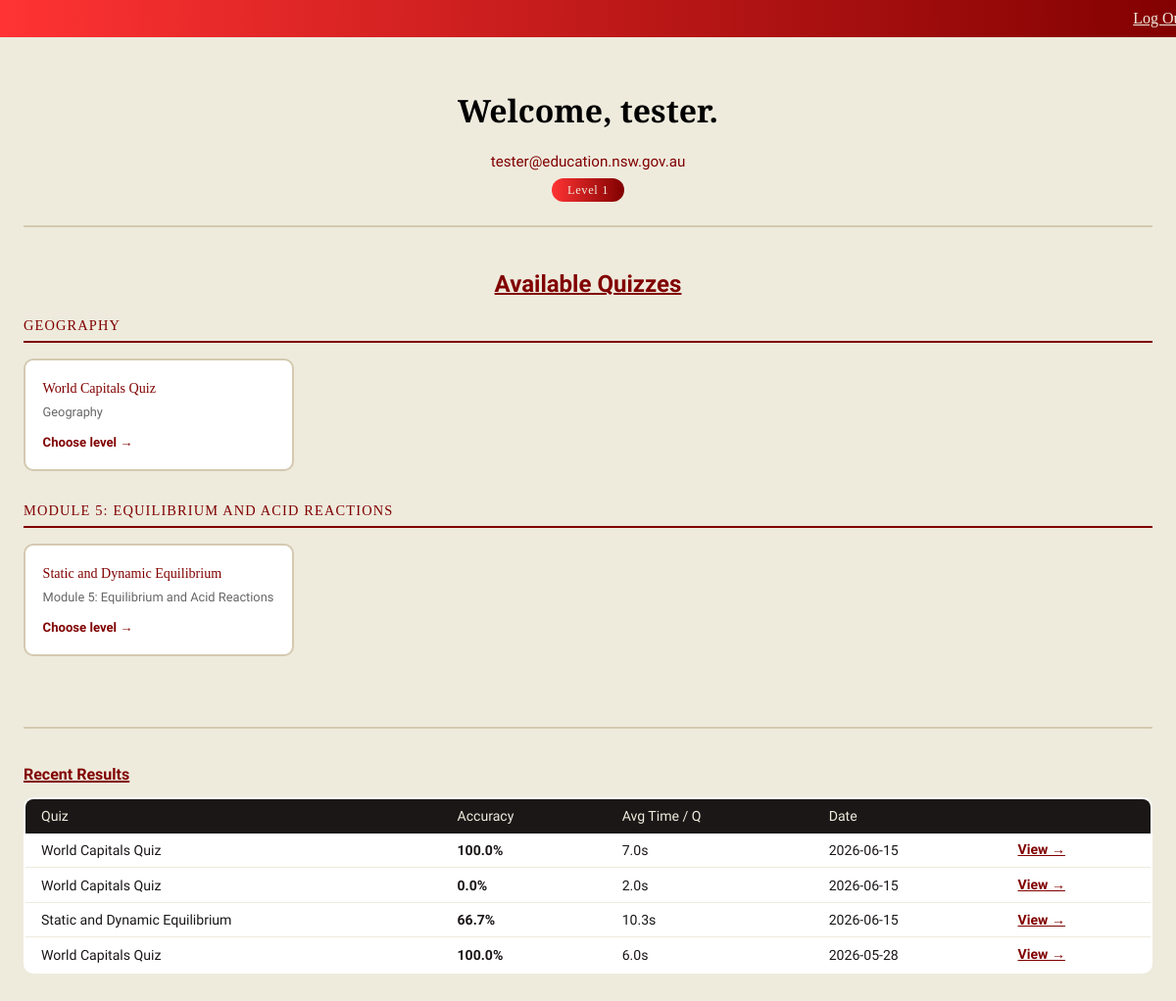
The app's page /dashboard (signed in) with its own data.
### tables this page shows
CREATE TABLE users (id INTEGER primary key AUTOINCREMENT,
                                            first_name VARCHAR(50) NOT NULL, 
                                            last_name VARCHAR(50) NOT NULL, 
                                            email VARCHAR(50) UNIQUE NOT NULL, 
                                            password VARCHAR(50) NOT NULL,
                                            level INTEGER DEFAULT 1,
                                            is_admin BOOLEAN DEFAULT FALSE);

CREATE TABLE results (
    id INTEGER PRIMARY KEY AUTOINCREMENT,
    user_id INTEGER NOT NULL,
    quiz_id INTEGER NOT NULL,
    score REAL,
    accuracy REAL,
    avg_time REAL,
    wrong_questions TEXT,
    date TEXT,
    FOREIGN KEY (user_id) REFERENCES users(id));

### app.py (the view)
@app.route('/dashboard')
def home():
    if 'user_id' not in session:
        return redirect(url_for('login'))
    if session.get('is_admin'):
        return redirect(url_for('teacher_home'))
    login_conn = sqlite3.connect('database/LoginData.db')
    login_cursor = login_conn.cursor()
    login_cursor.execute('SELECT first_name, last_name, email, level FROM users WHERE id=?', (session['user_id'],))
    user = login_cursor.fetchone()
    try:
        login_cursor.execute('''
            SELECT id, quiz_id, accuracy, avg_time, date
            FROM results WHERE user_id = ?
            ORDER BY date DESC LIMIT 5
        ''', (session['user_id'],))
        recent_raw = login_cursor.fetchall()
    except Exception:
        recent_raw = []
    login_conn.close()
    q_conn = sqlite3.connect('database/Questions.db')
    q_cursor = q_conn.cursor()
    recent = []
    for r in recent_raw:
        quiz = q_cursor.execute('SELECT name FROM quizzes WHERE id=?', (r[1],)).fetchone()
        quiz_name = quiz[0] if quiz else 'Unknown Quiz'
        recent.append({'result_id': r[0], 'quiz_name': quiz_name,
                       'accuracy': r[2], 'avg_time': r[3], 'date': r[4]})
    quizzes = q_cursor.execute('SELECT id, name, topic, level FROM quizzes ORDER BY topic, name').fetchall()
    q_conn.close()
    topics = {}
    for quiz in quizzes:
        topic = quiz[2]
        if topic not in topics:
            topics[topic] = []
        topics[topic].append(quiz)
    return render_template('dashboard.html',
        first_name=user[0], last_name=user[1], email=user[2],
        user_level=user[3] if user[3] else 1,
        topics=topics,
        recent=recent)

### templates/dashboard.html (shortened to what this page needs)
<!DOCTYPE html>
<html lang="en">
<head>
    <link rel="stylesheet" type="text/css" href="{{ url_for('static', filename='main.css') }}">
</head>
<body>
    <div class="banner">
        <div class="banner-content">
            <a href="{{ url_for('logout') }}">Log Out</a>
        </div>
    </div>
    <div class="welcome-section">
        <h1>Welcome, {{ first_name }}.</h1>
        <p class="welcome-sub">{{ email }}</p>
        <span class="level-pill">Level {{ user_level }}</span>
    </div>
    <hr class="divider">
    {% if topics %}
    <div class="topics-wrap">
        <h2>Available Quizzes</h2>
        {% for topic, quizzes in topics.items() %}
        <div class="topic-group">
            <div class="topic-heading">{{ topic }}</div>
            <div class="quiz-grid">
                {% for quiz in quizzes %}
                <a href="{{ url_for('select_level', quiz_id=quiz[0]) }}" class="quiz-card">
                    <div class="quiz-card-name">{{ quiz[1] }}</div>
                    <div class="quiz-card-topic">{{ quiz[2] }}</div>
                    <div class="quiz-card-arrow">Choose level →</div>
                </a>
                {% endfor %}
            </div>
        </div>
        {% endfor %}
    </div>
    {% else %}
    <div class="no-quizzes"><p>No quizzes available yet. Check back soon.</p></div>
    {% endif %}
    {% if recent %}
    <hr class="divider">
    <div class="recent-section">
        <h2>Recent Results</h2>
        <table class="recent-table">
            <thead>
                <tr>
                    <th>Quiz</th><th>Accuracy</th><th>Avg Time / Q</th><th>Date</th><th></th>
                </tr>
            </thead>
            <tbody>
            {% for r in recent %}
            <tr>
                <td>{{ r.quiz_name }}</td>
                <td class="{% if r.accuracy >= 80 %}accuracy-good{% elif r.accuracy >= 50 %}accuracy-mid{% else %}accuracy-low{% endif %}">{{ r.accuracy }}%</td>
                <td>{{ r.avg_time }}s</td>
                <td>{{ r.date }}</td>
                <td><a href="{{ url_for('results', result_id=r.result_id) }}" class="view-link">View →</a></td>
            </tr>
            {% endfor %}
            </tbody>
        </table>
    </div>
    {% endif %}
</body>
</html>

### static/main.css (style rules this page uses)
body { background-color: #eeebdd; font-family: Metamorphous; margin: 0; padding: 0; }
div { display: block; align-content: center; }
.banner { background-image: linear-gradient(to right, #Ff3333, #810000); font-family: Cinzel Decorative; text-align: right; padding: 10px; position: sticky; width: 100%; margin-bottom: 0px; }
a { color: #EEEBDD; text-decoration: underline; padding-left: 5px; }
h2 { text-decoration: underline; text-decoration-thickness: 2px; text-align: center; color: #810000; }
h1 { text-align: center; font-family: Cinzel Decorative; }

### templates/dashboard.html (style rules this page uses)
.welcome-section { text-align: center; padding: 2rem 1rem 1rem; }
.welcome-sub { color: #810000; font-family: Metamorphous; font-size: 0.95rem; margin-bottom: 0.5rem; }
.level-pill { display: inline-block; background: linear-gradient(to right, #FF3333, #810000); color: #eeebdd; font-family: Cinzel Decorative; font-size: 0.78rem; padding: 0.3rem 1rem; border-radius: 20px; letter-spacing: 0.05em; }
.topics-wrap { padding: 0 1.5rem 2rem; }
.topic-group { margin-bottom: 2rem; }
.topic-heading { font-family: Cinzel Decorative; font-size: 0.9rem; color: #810000; text-transform: uppercase; letter-spacing: 0.08em; border-bottom: 2px solid #810000; padding-bottom: 0.4rem; margin-bottom: 1rem; text-align: left; }
.quiz-grid { display: grid; grid-template-columns: repeat(auto-fill, minmax(240px, 1fr)); gap: 1rem; }
.quiz-card { background: white; border: 2px solid #d4c9b0; border-radius: 10px; padding: 1.2rem 1.1rem; text-decoration: none; color: #1b1717; transition: border-color 0.2s, box-shadow 0.2s, transform 0.15s; display: flex; flex-direction: column; gap: 0.4rem; }
.quiz-card-name { font-family: Cinzel Decorative; font-size: 0.88rem; color: #810000; line-height: 1.4; }
.quiz-card-topic { font-size: 0.8rem; color: #666; }
.quiz-card-arrow { margin-top: 0.6rem; font-size: 0.82rem; color: #810000; font-weight: bold; }
.recent-section { padding: 0 1.5rem 2rem; }
.recent-section h2 { text-align: left; font-size: 1rem; }
.recent-table { width: 100%; border-collapse: collapse; font-size: 0.88rem; background: white; border-radius: 10px; overflow: hidden; border: 2px solid #d4c9b0; }
.recent-table th { background: #1b1717; color: #eeebdd; font-family: Metamorphous; padding: 0.6rem 1rem; text-align: left; font-weight: normal; }
.recent-table td { padding: 0.55rem 1rem; border-bottom: 1px solid #eeebdd; color: #1b1717; }
.recent-table tr:last-child td { border-bottom: none; }
.accuracy-good { color: #28a745; font-weight: bold; }
.accuracy-mid { color: #e67e22; font-weight: bold; }
.accuracy-low { color: #e74c3c; font-weight: bold; }
.view-link { color: #810000; font-weight: bold; text-decoration: underline; padding: 0; }
.divider { border: none; border-top: 2px solid #d4c9b0; margin: 0.5rem 1.5rem 1.5rem; }

### records on screen
users: first_name "tester", email "tester@education.nsw.gov.au"
results: quiz_name "World Capitals Quiz", accuracy "100.0", avg_time "7.0", date "2026-06-15"
results: quiz_name "World Capitals Quiz", accuracy "0.0", avg_time "2.0", date "2026-06-15"
results: quiz_name "Static and Dynamic Equilibrium", accuracy "66.7", avg_time "10.3", date "2026-06-15"
results: quiz_name "World Capitals Quiz", accuracy "100.0", avg_time "6.0", date "2026-05-28"

### other values on screen
{{ user_level }} "1"
{{ topic }} "GEOGRAPHY" "MODULE 5: EQUILIBRIUM AND ACID REACTIONS"
{{ quiz[1] }} "World Capitals Quiz" "Static and Dynamic Equilibrium"
{{ quiz[2] }} "Geography" "Module 5: Equilibrium and Acid Reactions"
